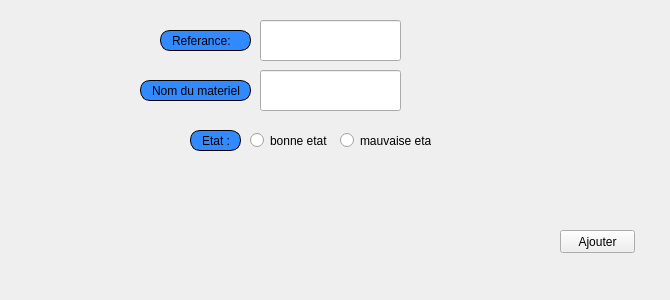
     <widget class="QWidget" name="tab_4">
      <attribute name="title">
       <string>ajouter</string>
      </attribute>
      <widget class="QLabel" name="label">
       <property name="geometry">
        <rect>
         <x>160</x>
         <y>30</y>
         <width>91</width>
         <height>21</height>
        </rect>
       </property>
       <property name="styleSheet">
        <string notr="true">border: 1px solid black;
border-radius: 10px;
padding: 0 8px;
background: #318aff;
font: bold, &quot;Arial&quot;;;
text-align:center;</string>
       </property>
       <property name="text">
        <string>Referance:</string>
       </property>
      </widget>
      <widget class="QLabel" name="label_2">
       <property name="geometry">
        <rect>
         <x>140</x>
         <y>80</y>
         <width>111</width>
         <height>21</height>
        </rect>
       </property>
       <property name="styleSheet">
        <string notr="true">border: 1px solid black;
border-radius: 10px;
padding: 0 8px;
background: #318aff;
font: bold, &quot;Arial&quot;;;
text-align:center;</string>
       </property>
       <property name="text">
        <string>Nom du materiel :</string>
       </property>
      </widget>
      <widget class="QLabel" name="label_3">
       <property name="geometry">
        <rect>
         <x>190</x>
         <y>130</y>
         <width>51</width>
         <height>21</height>
        </rect>
       </property>
       <property name="styleSheet">
        <string notr="true">border: 1px solid black;
border-radius: 10px;
padding: 0 8px;
background: #318aff;
font: bold, &quot;Arial&quot;;;
text-align:center;</string>
       </property>
       <property name="text">
        <string>Etat :</string>
       </property>
      </widget>
      <widget class="QLineEdit" name="referancePoss">
       <property name="geometry">
        <rect>
         <x>260</x>
         <y>20</y>
         <width>141</width>
         <height>41</height>
        </rect>
       </property>
       <property name="styleSheet">
        <string notr="true"/>
       </property>
      </widget>
      <widget class="QLineEdit" name="nomPoss">
       <property name="geometry">
        <rect>
         <x>260</x>
         <y>70</y>
         <width>141</width>
         <height>41</height>
        </rect>
       </property>
       <property name="styleSheet">
        <string notr="true"/>
       </property>
      </widget>
      <widget class="QRadioButton" name="ajouterEtatMateriauxPoss1">
       <property name="geometry">
        <rect>
         <x>250</x>
         <y>130</y>
         <width>81</width>
         <height>21</height>
        </rect>
       </property>
       <property name="text">
        <string>bonne etat</string>
       </property>
      </widget>
      <widget class="QRadioButton" name="ajouteretatMateriauxposs0">
       <property name="geometry">
        <rect>
         <x>340</x>
         <y>130</y>
         <width>91</width>
         <height>21</height>
        </rect>
       </property>
       <property name="text">
        <string>mauvaise etat </string>
       </property>
      </widget>
      <widget class="QPushButton" name="ajouterposs">
       <property name="geometry">
        <rect>
         <x>560</x>
         <y>230</y>
         <width>75</width>
         <height>23</height>
        </rect>
       </property>
       <property name="mouseTracking">
        <bool>true</bool>
       </property>
       <property name="focusPolicy">
        <enum>Qt::ClickFocus</enum>
       </property>
       <property name="styleSheet">
        <string notr="true">

#ajouterposs{
font: bold, &quot;Arial&quot;;;     background-color: qlineargradient(x1: 0, y1: 0, x2: 0, y2: 1,
                                       stop: 0 #dadbde, stop: 1 #f6f7fa);
}
#ajouterposs:pressed {
font: bold, &quot;Arial&quot;;;     background-color: qlineargradient(x1: 0, y1: 0, x2: 0, y2: 1,
                                       stop: 0 #dadbde, stop: 1 #fff07b);}</string>
       </property>
       <property name="text">
        <string>Ajouter</string>
       </property>
       <property name="icon">
        <iconset resource="../gestion_materiaux_logistech/ressource.qrc">
         <normaloff>:/img/app.png</normaloff>:/img/app.png</iconset>
       </property>
      </widget>
      <widget class="QLabel" name="label_14">
       <property name="geometry">
        <rect>
         <x>0</x>
         <y>0</y>
         <width>661</width>
         <height>281</height>
        </rect>
       </property>
       <property name="text">
        <string/>
       </property>
       <property name="pixmap">
        <pixmap>:/images/img/imf.jpg</pixmap>
       </property>
      </widget>
      <widget class="QLabel" name="label_103">
       <property name="geometry">
        <rect>
         <x>0</x>
         <y>-8</y>
         <width>661</width>
         <height>291</height>
        </rect>
       </property>
       <property name="text">
        <string/>
       </property>
       <property name="pixmap">
        <pixmap resource="../gestion_materiaux_logistech/ressource.qrc">:/img/imf.jpg</pixmap>
       </property>
      </widget>
      <zorder>label_103</zorder>
      <zorder>label_14</zorder>
      <zorder>label</zorder>
      <zorder>label_2</zorder>
      <zorder>label_3</zorder>
      <zorder>referancePoss</zorder>
      <zorder>nomPoss</zorder>
      <zorder>ajouterEtatMateriauxPoss1</zorder>
      <zorder>ajouteretatMateriauxposs0</zorder>
      <zorder>ajouterposs</zorder>
     </widget>
